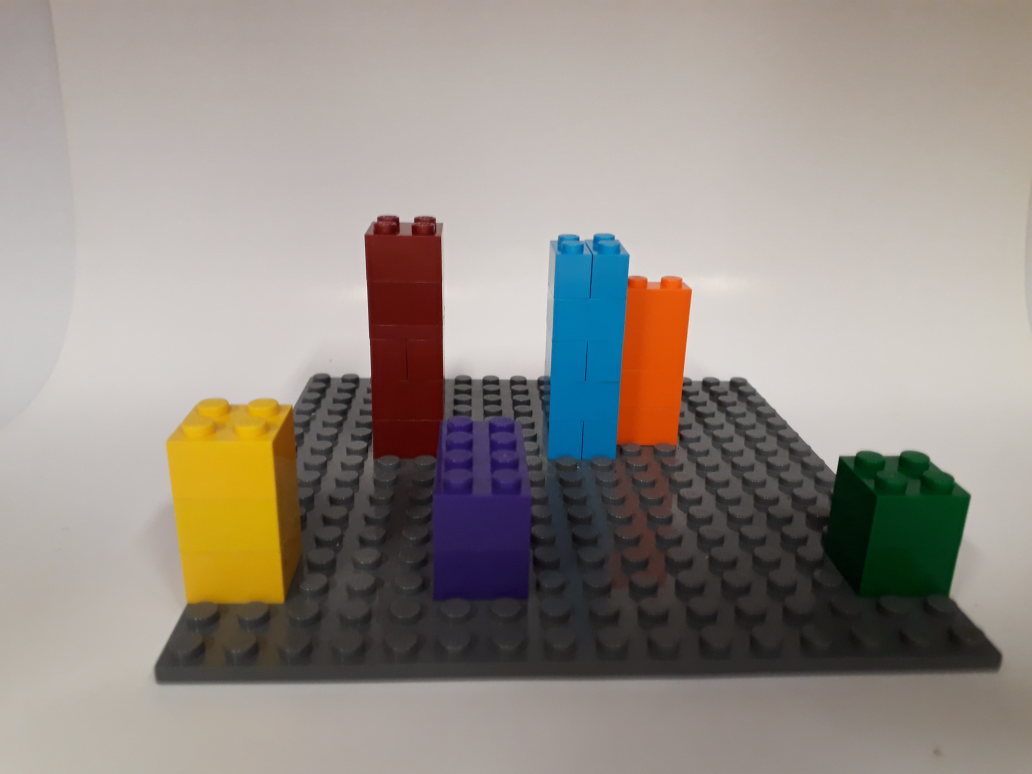
#> input picture images/lego.jpg, 4128 x 3096 px (shown at 1/4 size)
$ python sorting.py
#> lines starting #> are read from the running program, lines starting #| are printed output that depends on the picture; after the words box and inside, x2 and y2 are one past the last pixel; in counts of white or black regions, pixels touching at a corner belong together
import numpy as np
import cv2 as cv


def sort_contours(cnts, method="left-to-right"):

    reverse = False
    i = 0

    if method == "right-to-left" or method =="botto-to-top":
        reverse = True

    if method == "top-to-bottom" or method =="bottom-to-top":
        i =1
#pesquisar boundingRect()
    boundingBoxes = [cv.boundingRect(c) for c in cnts]
    (cnts, boundingBoxes) = zip(*sorted(zip(cnts, boundingBoxes),
        key=lambda b:b[1][i], reverse= True))

    return (cnts, boundingBoxes)

def draw_contour(copy, c, i):

    M = cv.moments(c)
    cX = int(M["m10"] / M["m00"])
    cY = int(M["m01"] / M["m00"])

    cv.putText(copy,"#{}".format(i+1) , (cX - 20, cY), cv.FONT_HERSHEY_SIMPLEX, 1.0, (255,255,255),2)

    return copy

img = cv.imread("images/lego.jpg")
#> img is the input picture: shape (3096, 4128, 3); mean B, G, R 135.6, 143, 150.7
copy = cv.resize(img, (300, 300))
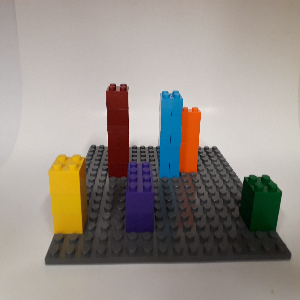
#> copy: shape (300, 300, 3); mean B, G, R 135.5, 142.9, 150.6
cv.imshow("teste de copia", copy)


copy = cv.medianBlur(copy, 5)
edge = cv.Canny(copy, 50, 200)
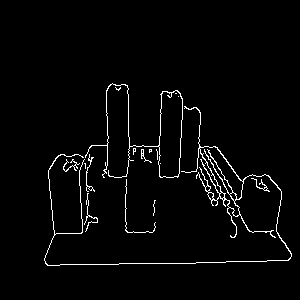
#> edge: shape (300, 300); 2.6% white in thin lines or dots, all inside (x1, y1, x2, y2) = (44, 83, 292, 266)

cv.imshow("edge", edge)

(_, cnts, _ ) = cv.findContours(edge.copy(), cv.RETR_EXTERNAL,
                             cv.CHAIN_APPROX_SIMPLE)
#> cnts = 14 contours, 11 with area under 20; largest, box (x1, y1, x2, y2) and area: (85, 83, 183, 178) 1798, (44, 106, 292, 266) 1451, (86, 154, 95, 192) 22
cnts = sorted(cnts, key=cv.contourArea, reverse=True)[:5]
#> cnts = 5 contours, 2 with area under 20; largest, box (x1, y1, x2, y2) and area: (85, 83, 183, 178) 1798, (44, 106, 292, 266) 1451, (86, 154, 95, 192) 22
orig = copy.copy()

# loop over the (unsorted) contours and draw them
for (i, c) in enumerate(cnts):
    orig = draw_contour(orig, c, i)
#> this loop made 5 passes
#> (cX in draw_contour, cY in draw_contour) on passes 1 to 5: (169, 133), (221, 178), (89, 177), (263, 187), (142, 153)
#> pass 1, `orig = draw_contour(orig, c, i)`:
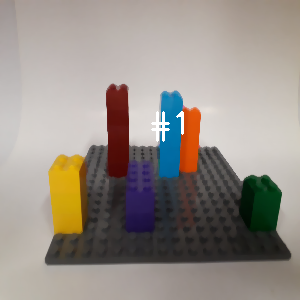
#> orig: shape (300, 300, 3); mean B, G, R 136.2, 143.6, 151.4
#> pass 2, `orig = draw_contour(orig, c, i)`:
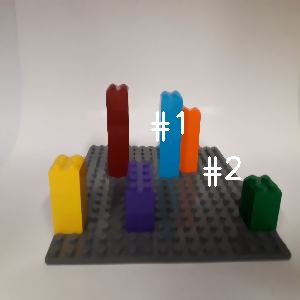
#> orig: shape (300, 300, 3); 0.46% of pixels changed, all inside (x1, y1, x2, y2) = (203, 156, 242, 187)
#> pass 3, `orig = draw_contour(orig, c, i)`:
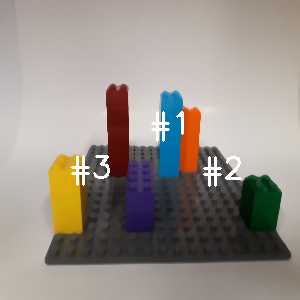
#> orig: shape (300, 300, 3); 0.45% of pixels changed, all inside (x1, y1, x2, y2) = (71, 155, 110, 186)
#> after the loop:
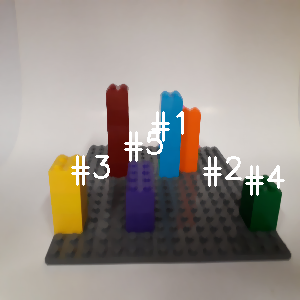
#> orig: shape (300, 300, 3); 0.89% of pixels changed, all inside (x1, y1, x2, y2) = (124, 131, 285, 196)

# show the original, unsorted contour image
orig = cv.resize(orig,(300, 300))
cv.imshow("Unsorted", orig)

# sort the contours according to the provided method
(cnts, boundingBoxes) = sort_contours(cnts, method="bottom-to-top")
#> in sort_contours, `boundingBoxes = [cv.boundingRect(c) for c in cnts]`: boundingBoxes = [(85, 83, 98, 95), (44, 106, 248, 160), (86, 154, 9, 38), (251, 178, 19, 14), (141, 149, 11, 14)]
#> in sort_contours, `(cnts, boundingBoxes) = zip(*sorted(zip(cnts, boundingBoxes), key=lamb..`: boundingBoxes = ((251, 178, 19, 14), (86, 154, 9, 38), (141, 149, 11, 14), (44, 106, 248, 160), (85, 83, 98, 95))

# loop over the (now sorted) contours and draw them
for (i, c) in enumerate(cnts):
    draw_contour(copy, c, i)
#> this loop made 5 passes
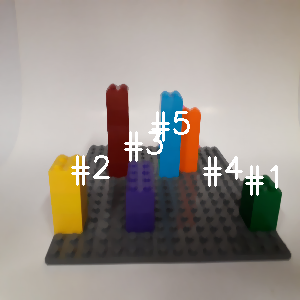
#> copy: shape (300, 300, 3); mean B, G, R 139, 146.1, 153.9

# show the output image
cv.imshow("Sorted", copy)
cv.waitKey(0)

$ run again, with images/20180820_155841.jpg copied over images/lego.jpg
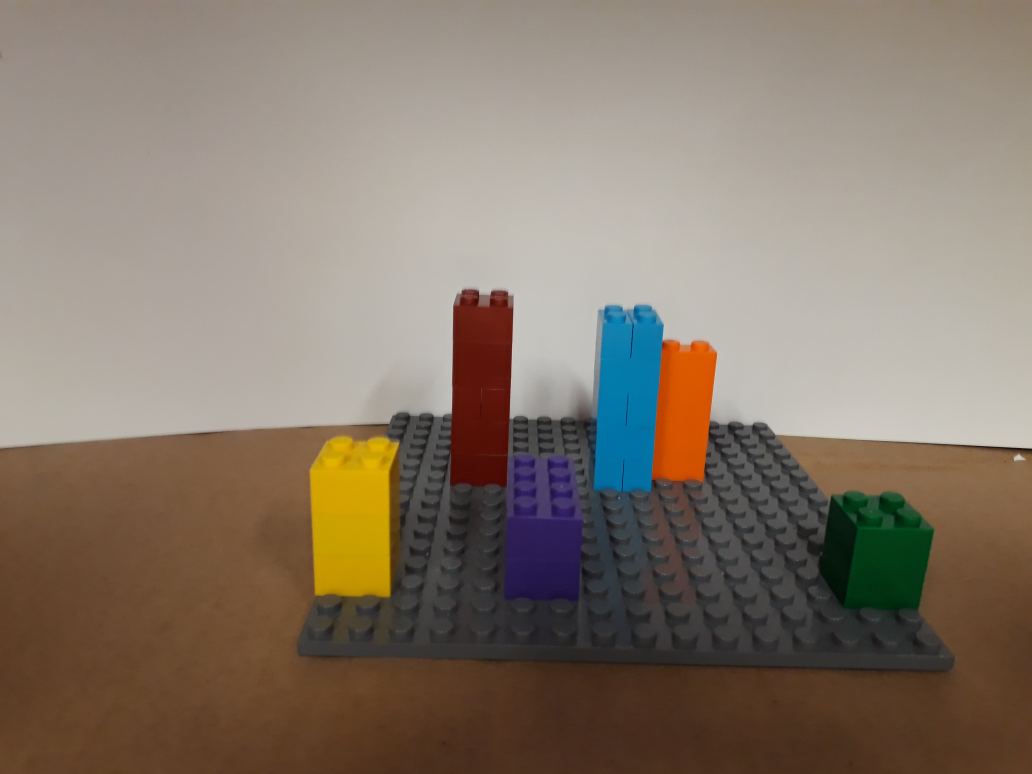
#> input picture images/20180820_155841.jpg, 4128 x 3096 px (shown at 1/4 size)
#> img is the input picture: shape (3096, 4128, 3); mean B, G, R 106.9, 120.6, 133.9
#> `edge = cv.Canny(copy, 50, 200)`:
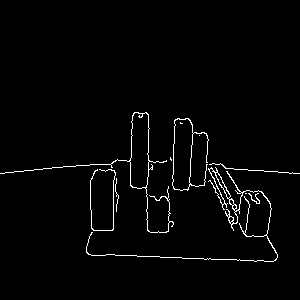
#> edge: shape (300, 300); 2.1% white in thin lines or dots, all inside (x1, y1, x2, y2) = (0, 112, 300, 262)
#> `(_, cnts, _ ) = cv.findContours(edge.copy(), cv.RETR_EXTERNAL, cv.CHAI..`: cnts = 10 contours, 7 with area under 20; largest, box (x1, y1, x2, y2) and area: (0, 112, 174, 233) 1296, (172, 118, 209, 191) 1234, (86, 167, 278, 262) 254
#> `cnts = sorted(cnts, key=cv.contourArea, reverse=True)[:5]`: cnts = 5 contours, 2 with area under 20; largest, box (x1, y1, x2, y2) and area: (0, 112, 174, 233) 1296, (172, 118, 209, 191) 1234, (86, 167, 278, 262) 254
#> the loop `for (i, c) in enumerate(cnts):` made 5 passes
#> (cX in draw_contour, cY in draw_contour) on passes 1 to 5: (139, 151), (182, 153), (227, 198), (100, 193), (254, 198)
#> in sort_contours, `boundingBoxes = [cv.boundingRect(c) for c in cnts]`: boundingBoxes = [(0, 112, 174, 121), (172, 118, 37, 73), (86, 167, 192, 95), (90, 169, 26, 62), (248, 193, 12, 11)]
#> in sort_contours, `(cnts, boundingBoxes) = zip(*sorted(zip(cnts, boundingBoxes), key=lamb..`: boundingBoxes = ((248, 193, 12, 11), (90, 169, 26, 62), (86, 167, 192, 95), (172, 118, 37, 73), (0, 112, 174, 121))
#> the loop `for (i, c) in enumerate(cnts):` made 5 passes
#> after the loop `for (i, c) in enumerate(cnts):`:
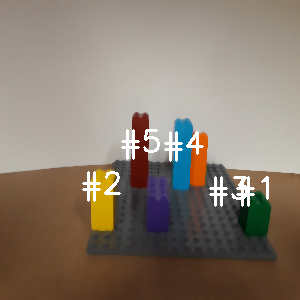
#> copy: shape (300, 300, 3); mean B, G, R 110.8, 123.9, 136.9

$ run again, with images/20180820_155947.jpg copied over images/lego.jpg
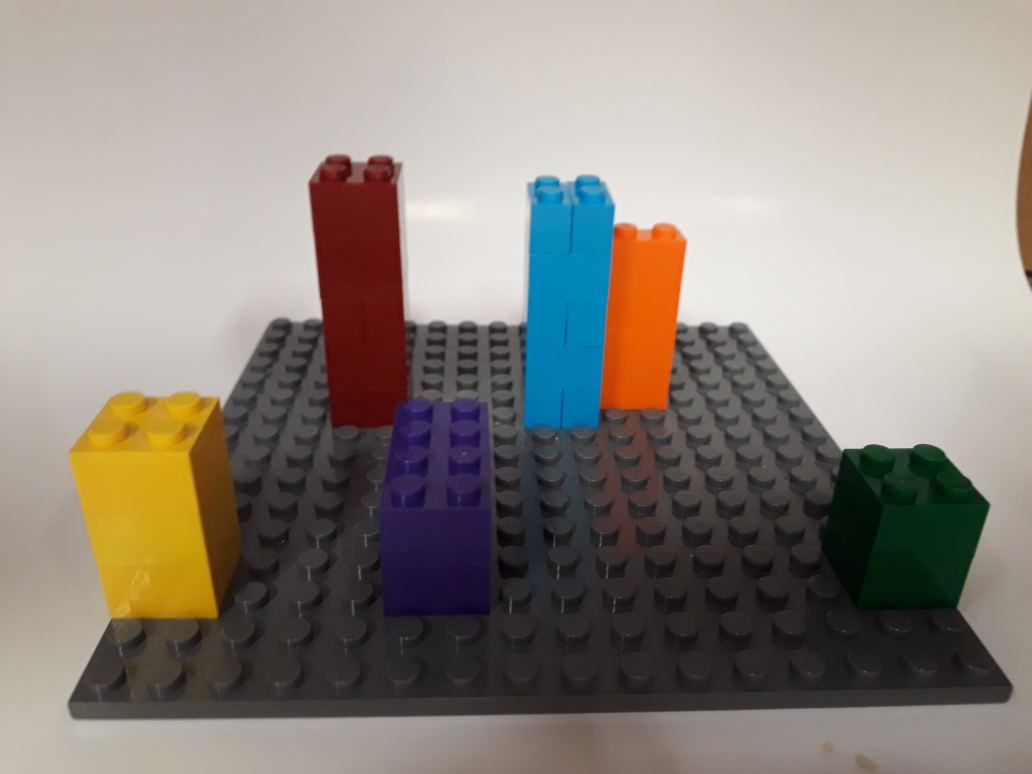
#> input picture images/20180820_155947.jpg, 4128 x 3096 px (shown at 1/4 size)
#> img is the input picture: shape (3096, 4128, 3); mean B, G, R 126.8, 134.7, 141.8
#> `edge = cv.Canny(copy, 50, 200)`:
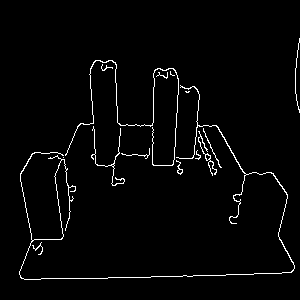
#> edge: shape (300, 300); 2.4% white in thin lines or dots, all inside (x1, y1, x2, y2) = (19, 38, 300, 280)
#> `(_, cnts, _ ) = cv.findContours(edge.copy(), cv.RETR_EXTERNAL, cv.CHAI..`: cnts = 15 contours, 10 with area under 20; largest, box (x1, y1, x2, y2) and area: (19, 85, 295, 280) 118, (198, 131, 217, 176) 46, (65, 60, 179, 166) 36, (91, 126, 125, 186) 24, (176, 160, 183, 175) 23
#> `cnts = sorted(cnts, key=cv.contourArea, reverse=True)[:5]`: cnts = 5 contours; box (x1, y1, x2, y2) and area: (19, 85, 295, 280) 118, (198, 131, 217, 176) 46, (65, 60, 179, 166) 36, (91, 126, 125, 186) 24, (176, 160, 183, 175) 23
#> the loop `for (i, c) in enumerate(cnts):` made 5 passes
#> (cX in draw_contour, cY in draw_contour) on passes 1 to 5: (190, 178), (207, 155), (125, 90), (111, 167), (179, 170)
#> in sort_contours, `boundingBoxes = [cv.boundingRect(c) for c in cnts]`: boundingBoxes = [(19, 85, 276, 195), (198, 131, 19, 45), (65, 60, 114, 106), (91, 126, 34, 60), (176, 160, 7, 15)]
#> in sort_contours, `(cnts, boundingBoxes) = zip(*sorted(zip(cnts, boundingBoxes), key=lamb..`: boundingBoxes = ((176, 160, 7, 15), (198, 131, 19, 45), (91, 126, 34, 60), (19, 85, 276, 195), (65, 60, 114, 106))
#> the loop `for (i, c) in enumerate(cnts):` made 5 passes
#> after the loop `for (i, c) in enumerate(cnts):`:
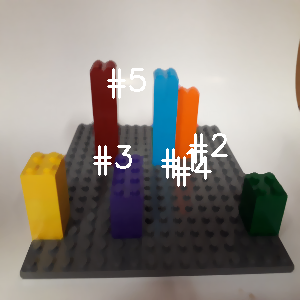
#> copy: shape (300, 300, 3); mean B, G, R 130.4, 138.3, 145.2

$ run again, with images/20180820_155954.jpg copied over images/lego.jpg
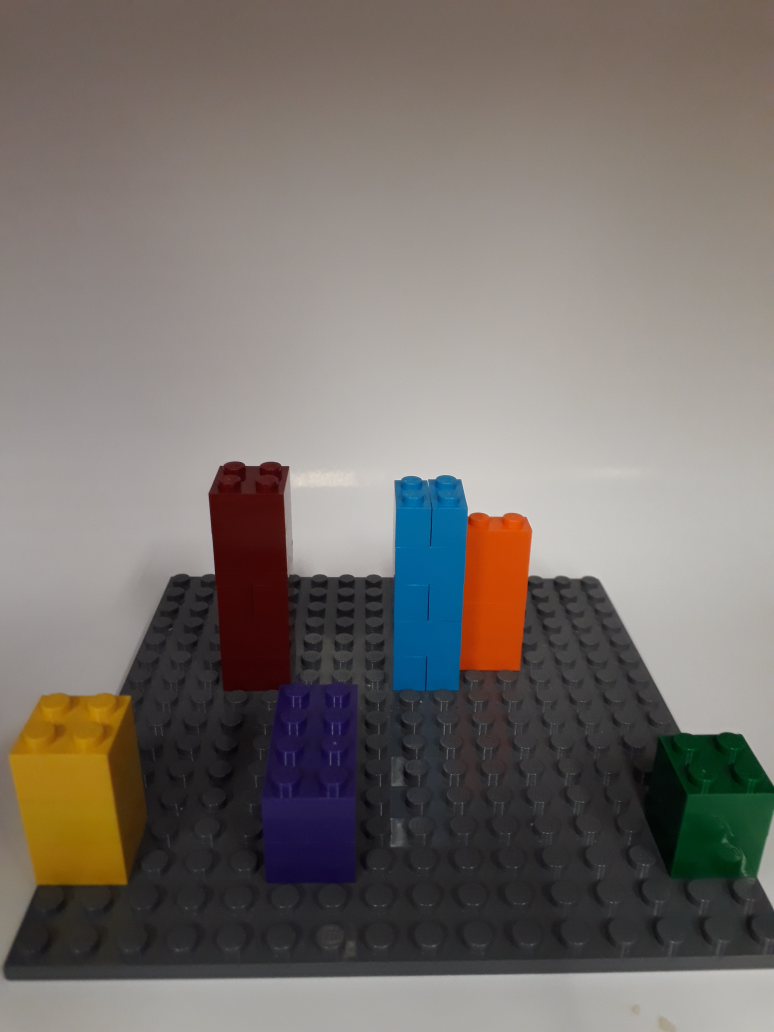
#> input picture images/20180820_155954.jpg, 3096 x 4128 px (shown at 1/4 size)
#> img is the input picture: shape (4128, 3096, 3); mean B, G, R 108.2, 113, 119.5
#> edge: shape (300, 300); 1.6% white in thin lines or dots, all inside (x1, y1, x2, y2) = (1, 134, 300, 286)
#> `(_, cnts, _ ) = cv.findContours(edge.copy(), cv.RETR_EXTERNAL, cv.CHAI..`: cnts = 7 contours, 5 with area under 20; largest, box (x1, y1, x2, y2) and area: (1, 134, 300, 286) 3232, (244, 217, 284, 260) 26
#> `cnts = sorted(cnts, key=cv.contourArea, reverse=True)[:5]`: cnts = 5 contours, 3 with area under 20; largest, box (x1, y1, x2, y2) and area: (1, 134, 300, 286) 3232, (244, 217, 284, 260) 26
#> the loop `for (i, c) in enumerate(cnts):` made 5 passes
#> (cX in draw_contour, cY in draw_contour) on passes 1 to 5: (85, 208), (258, 236), (296, 255), (253, 219), (102, 198)
#> in sort_contours, `boundingBoxes = [cv.boundingRect(c) for c in cnts]`: boundingBoxes = [(1, 134, 299, 152), (244, 217, 40, 43), (293, 236, 7, 27), (250, 213, 12, 12), (85, 177, 31, 25)]
#> in sort_contours, `(cnts, boundingBoxes) = zip(*sorted(zip(cnts, boundingBoxes), key=lamb..`: boundingBoxes = ((293, 236, 7, 27), (244, 217, 40, 43), (250, 213, 12, 12), (85, 177, 31, 25), (1, 134, 299, 152))
#> the loop `for (i, c) in enumerate(cnts):` made 5 passes
#> after the loop `for (i, c) in enumerate(cnts):`:
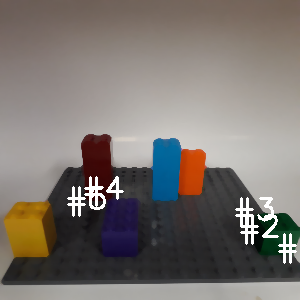
#> copy: shape (300, 300, 3); mean B, G, R 112.4, 117.2, 123.7
